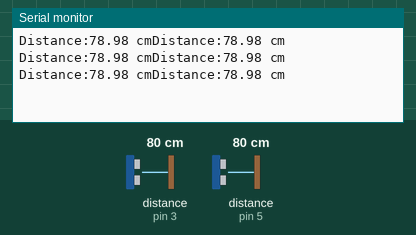
This sketch was run on a simulated Arduino Uno, built with avr-gcc and run on an emulated ATmega328P. On the bench: the last lines printed to the serial monitor. Wiring (inferred from the names in the program): 2 × ultrasonic range finder: trigger pin 2, echo pin 3 / trigger pin 4, echo pin 5. Inputs (shaded band) come from the test bench; at power-on: distance to the obstacle (sensors on pin 3, pin 5) 80 cm. The echo pulse lasts 58.3 µs per cm.

Above: at 1.3 s.
1.4 s: distance to the obstacle (sensor on pin 3) set to 2 cm
At 2.0 s:
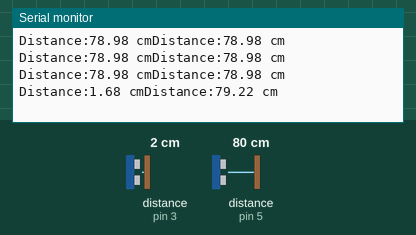
2.9 s: distance to the obstacle (sensor on pin 5) set to 2 cm
At 3.5 s:
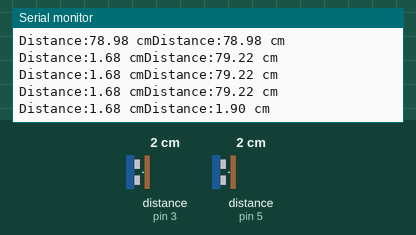
4.4 s: distance to the obstacle (sensor on pin 3) set to 4 cm
At 5.0 s:
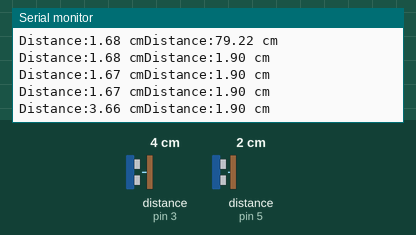
5.9 s: distance to the obstacle (sensor on pin 5) set to 4 cm
At 6.5 s:
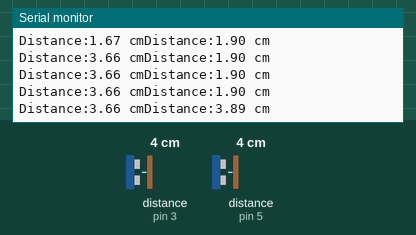
Timing chart, 0 to 8.4 s (numbered marks = the images above; inputs shaded):
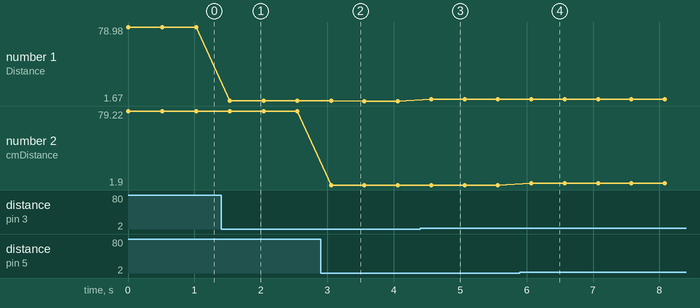

Measured:
- after the input at 1.4 s, the serial monitor: prints a new line after 0.14 s (image 1)
- after the input at 2.9 s, the serial monitor: prints a new line after 0.16 s (image 2)
- after the input at 4.4 s, the serial monitor: prints a new line after 0.16 s (image 3)
- after the input at 5.9 s, the serial monitor: prints a new line after 0.17 s (image 4)
- plotted number 1: 78.98 → 1.68 after the input at 1.4 s, 1.68 → 1.67 after the input at 2.9 s, 1.67 → 3.66 after the input at 4.4 s
- plotted number 2: 78.98 → 79.22 after the input at 1.4 s, 79.22 → 1.9 after the input at 2.9 s, 1.9 → 3.89 after the input at 5.9 s

The sketch:

arduino_HS-SR04_Ultrasonic.ino
```cpp
//********************************************************************
//*超音波センサを使って距離を表示するプログラム
//********************************************************************
#define trigPin1 2 // Trigger Pin
#define echoPin1 3 // Echo Pin
#define trigPin2 4 // Trigger Pin
#define echoPin2 5 // Echo Pin

double Duration = 0; //受信した間隔
double Distance = 0; //距離
void setup() {
//Serial.begin( 9600 );
Serial.begin( 115200 );
pinMode( trigPin1, OUTPUT );
pinMode( echoPin1, INPUT );
pinMode( trigPin2, OUTPUT );
pinMode( echoPin2, INPUT );
}
void loop() {
  digitalWrite(trigPin1, LOW);
  delayMicroseconds(2);
  digitalWrite( trigPin1, HIGH ); //超音波を出力
  delayMicroseconds( 10 ); //
  digitalWrite( trigPin1, LOW );
  Duration = pulseIn( echoPin1, HIGH ); //センサからの入力
  if (Duration > 0) {
    Duration = Duration/2; //往復距離を半分にする
    Distance = Duration*340*100/1000000; // 音速を340m/sに設定
    Serial.print("Distance:");
    Serial.print(Distance);
    Serial.print(" cm");
  }
  digitalWrite(trigPin2, LOW);
  delayMicroseconds(2);
  digitalWrite( trigPin2, HIGH ); //超音波を出力
  delayMicroseconds( 10 ); //
  digitalWrite( trigPin2, LOW );
  Duration = pulseIn( echoPin2, HIGH ); //センサからの入力
  if (Duration > 0) {
    Duration = Duration/2; //往復距離を半分にする
    Distance = Duration*340*100/1000000; // 音速を340m/sに設定
    Serial.print("Distance:");
    Serial.print(Distance);
    Serial.println(" cm");
  }
  delay(500);
}
```
